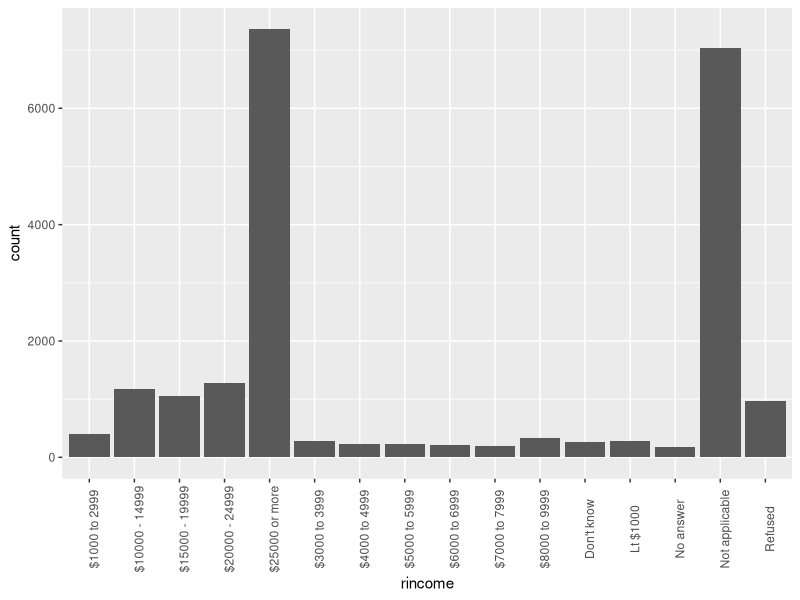
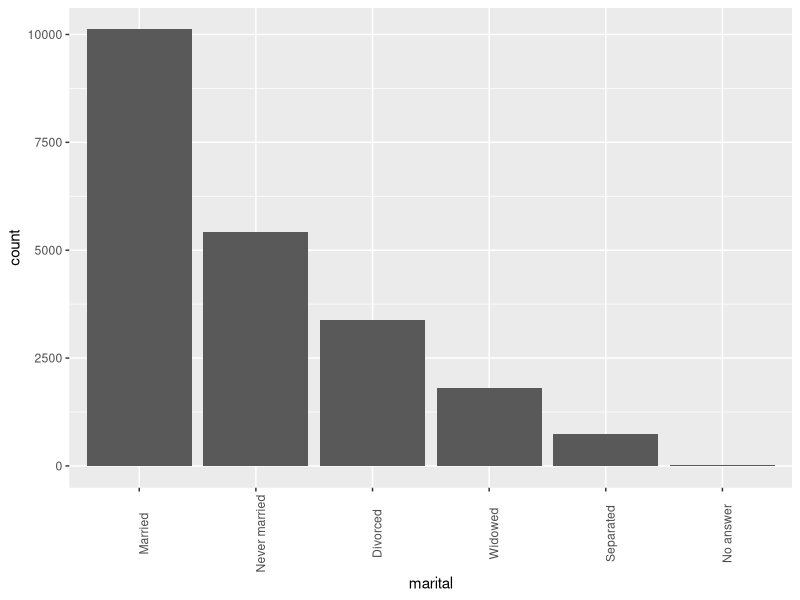
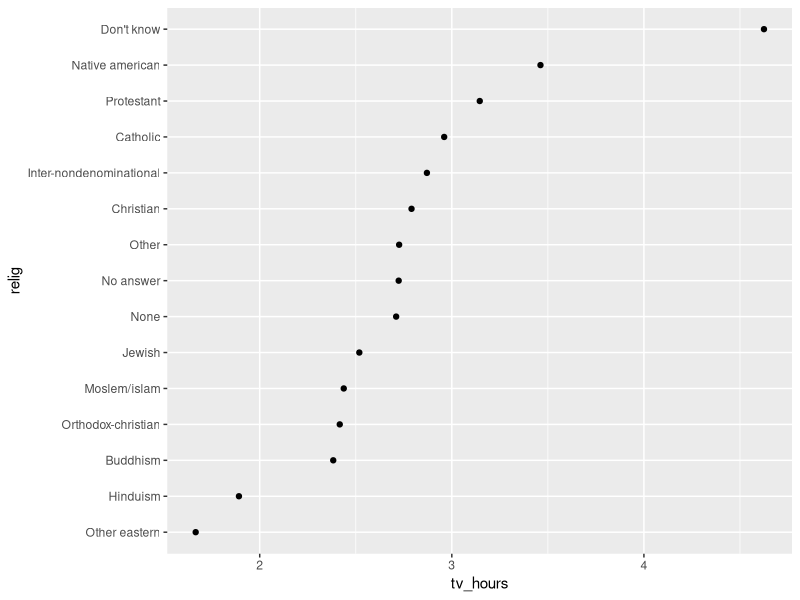

The R source for these figures, in order:
## ---- chunk 1
#| message: false
#| warning: false
library(tidyverse)

gss_cat
## ---- chunk 2
levels(gss_cat$rincome)
## ---- chunk 3
gss_cat |>
  mutate(rincome = as.character(rincome)) |>
  ggplot(aes(x = rincome)) +
  geom_bar() +
  theme(axis.text.x = element_text(angle = 90))
## ---- chunk 4
gss_cat |>
  mutate(marital = fct_relevel(marital, "Never married", "Married")) |>
  pull(marital) |>
  levels()
## ---- chunk 5
gss_cat |>
  mutate(marital = fct_infreq(marital)) |>
  ggplot(aes(x = marital)) +
  geom_bar() +
  theme(axis.text.x = element_text(angle = 90))
## ---- chunk 6
relig_summary <- gss_cat |>
  filter(!is.na(tvhours)) |>
  summarize(tv_hours = mean(tvhours), .by = relig)

relig_summary |>
  mutate(relig = fct_reorder(relig, tv_hours)) |>
  ggplot(aes(x = tv_hours, y = relig)) +
  geom_point()
## ---- chunk 7
gss_cat |>
  mutate(
    partyid = fct_recode(
      partyid,
      "Republican, strong" = "Strong republican",
      "Republican, weak" = "Not str republican"
    )
  ) |>
  count(partyid)
## ---- chunk 8
gss_cat |>
  mutate(relig = fct_lump_n(relig, n = 5)) |>
  count(relig, sort = TRUE)
